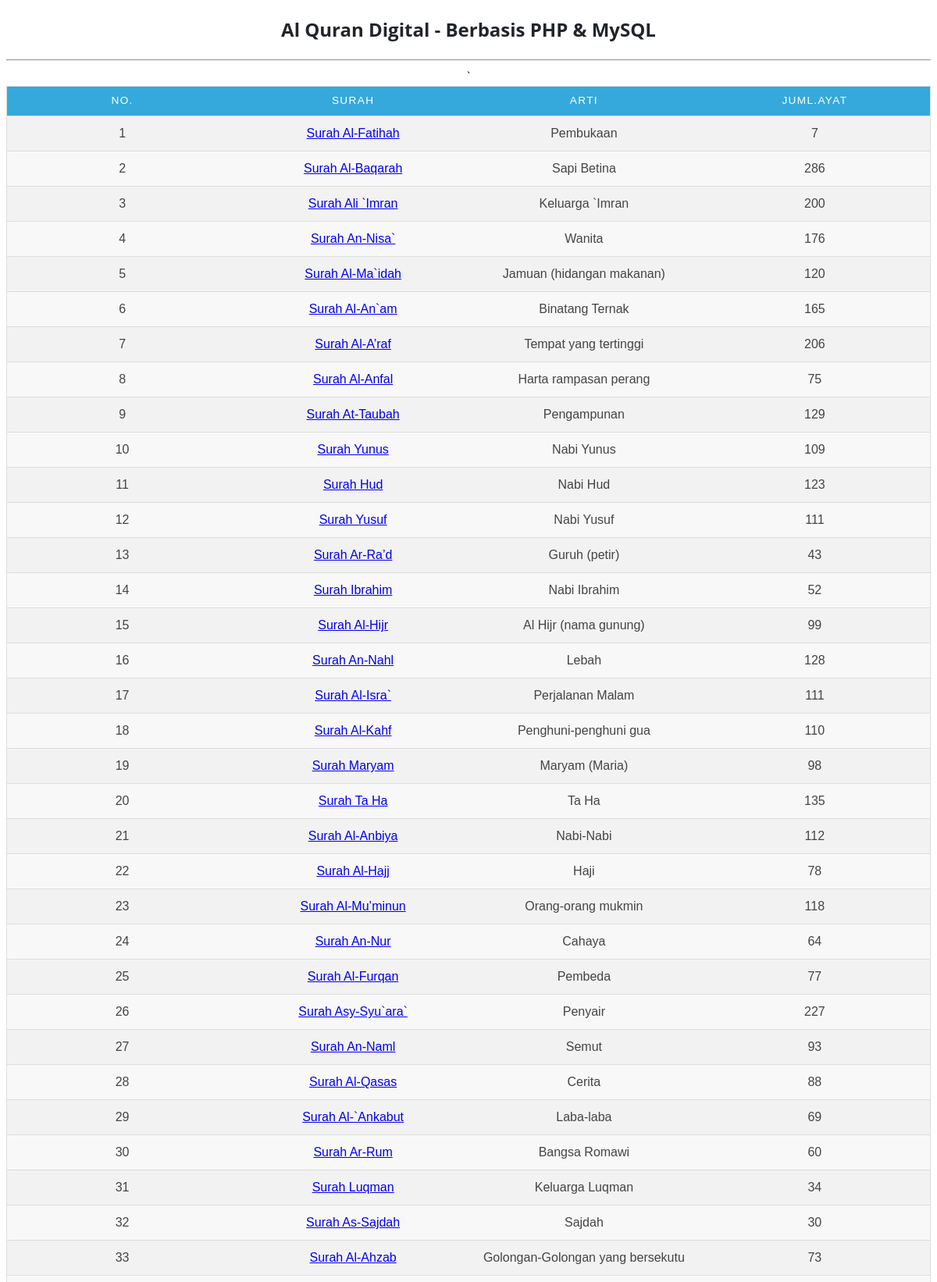
The page / (upper part) on the database its author committed.
### tables this page shows
CREATE TABLE IF NOT EXISTS `DaftarSurat` (
  `index` int(11) NOT NULL AUTO_INCREMENT,
  `surat_indonesia` varchar(50) NOT NULL,
  `surat_arab` varchar(50) NOT NULL,
  `arti` varchar(100) NOT NULL,
  `jumlah_ayat` int(11) NOT NULL,
  `tempat_turun` varchar(50) NOT NULL,
  `urutan_pewahyuan` int(11) NOT NULL,
  PRIMARY KEY (`index`)
);

### database/config.php (called while the page is built, shortened)
<?php
function database($sql){
	$db = new mysqli("localhost", "root", "", "quran");
	$db->query("SET NAMES 'utf8'");
	$db->query('SET CHARACTER SET utf8');
	if(!$result = $db->query($sql)){
    		die('There was an error running the query [' . $db->error . ']');
	}
	$return = array();
	while($row = $result->fetch_array()){
    		$return[] = $row;
	}
	return $return;
}
?>

### daftarsurah.php (the view, shortened to what this page needs)
<?php
function show_daftar(){
	$data = database("SELECT `index`, surat_indonesia, arti, jumlah_ayat FROM DaftarSurat");
	echo '<tr>
				<th>No.</th>
				<th>Surah</th>
				<th>Arti</th>
				<th>Juml.Ayat</th>
				</tr>';
	foreach($data as $d){
		echo '<tr><td>'.$d['index'].'</td><td><a href="http://localhost/quran/index.php?surat='.$d['index'].'&nama='.$d['surat_indonesia'].'">'.$d['surat_indonesia'].'</a></td><td>'.$d['arti'].'</td></td><td>'.$d['jumlah_ayat'].'</td></tr>';
	}
}
?>

### css/main.css (style rules this page uses)
body { font-family: "Open Sans", sans-serif; line-height: 1.25; font-weight: 400; line-height: 1.5; color: #212529; text-align: left; }
table tr { background-color: #f8f8f8; border: 1px solid #ddd; padding: .35em; }
table th, table td { padding: .625em; text-align: center; }
table th { font-size: .85em; letter-spacing: .1em; text-transform: uppercase; }

### css/table.css (style rules this page uses)
.table1 tr th { background: #35A9DB; color: #fff; font-weight: normal; }
.table1, th, td { padding: 8px 20px; text-align: left; }
.table1 tr:nth-child(even) { background-color: #f2f2f2; }

### rows shown on the page
daftarsurat: index "1", surat_indonesia "Surah Al-Fatihah", arti "Pembukaan", jumlah_ayat "7"
daftarsurat: index "2", surat_indonesia "Surah Al-Baqarah", arti "Sapi Betina", jumlah_ayat "286"
daftarsurat: index "3", surat_indonesia "Surah Ali `Imran", arti "Keluarga `Imran", jumlah_ayat "200"
daftarsurat: index "4", surat_indonesia "Surah An-Nisa`", arti "Wanita", jumlah_ayat "176"
daftarsurat: index "5", surat_indonesia "Surah Al-Ma`idah", arti "Jamuan (hidangan makanan)", jumlah_ayat "120"
daftarsurat: index "6", surat_indonesia "Surah Al-An`am", arti "Binatang Ternak", jumlah_ayat "165"
daftarsurat: index "7", surat_indonesia "Surah Al-A’raf", arti "Tempat yang tertinggi", jumlah_ayat "206"
daftarsurat: index "8", surat_indonesia "Surah Al-Anfal", arti "Harta rampasan perang", jumlah_ayat "75"
daftarsurat: index "9", surat_indonesia "Surah At-Taubah", arti "Pengampunan", jumlah_ayat "129"
daftarsurat: index "10", surat_indonesia "Surah Yunus", arti "Nabi Yunus", jumlah_ayat "109"
daftarsurat: index "11", surat_indonesia "Surah Hud", arti "Nabi Hud", jumlah_ayat "123"
daftarsurat: index "12", surat_indonesia "Surah Yusuf", arti "Nabi Yusuf", jumlah_ayat "111"
daftarsurat: index "13", surat_indonesia "Surah Ar-Ra’d", arti "Guruh (petir)", jumlah_ayat "43"
daftarsurat: index "14", surat_indonesia "Surah Ibrahim", arti "Nabi Ibrahim", jumlah_ayat "52"
daftarsurat: index "15", surat_indonesia "Surah Al-Hijr", arti "Al Hijr (nama gunung)", jumlah_ayat "99"
daftarsurat: index "16", surat_indonesia "Surah An-Nahl", arti "Lebah", jumlah_ayat "128"
daftarsurat: index "17", surat_indonesia "Surah Al-Isra`", arti "Perjalanan Malam", jumlah_ayat "111"
daftarsurat: index "18", surat_indonesia "Surah Al-Kahf", arti "Penghuni-penghuni gua", jumlah_ayat "110"
daftarsurat: index "19", surat_indonesia "Surah Maryam", arti "Maryam (Maria)", jumlah_ayat "98"
daftarsurat: index "20", surat_indonesia "Surah Ta Ha", arti "Ta Ha", jumlah_ayat "135"
daftarsurat: index "21", surat_indonesia "Surah Al-Anbiya", arti "Nabi-Nabi", jumlah_ayat "112"
daftarsurat: index "22", surat_indonesia "Surah Al-Hajj", arti "Haji", jumlah_ayat "78"
daftarsurat: index "23", surat_indonesia "Surah Al-Mu’minun", arti "Orang-orang mukmin", jumlah_ayat "118"
daftarsurat: index "24", surat_indonesia "Surah An-Nur", arti "Cahaya", jumlah_ayat "64"
daftarsurat: index "25", surat_indonesia "Surah Al-Furqan", arti "Pembeda", jumlah_ayat "77"
daftarsurat: index "26", surat_indonesia "Surah Asy-Syu`ara`", arti "Penyair", jumlah_ayat "227"
daftarsurat: index "27", surat_indonesia "Surah An-Naml", arti "Semut", jumlah_ayat "93"
daftarsurat: index "28", surat_indonesia "Surah Al-Qasas", arti "Cerita", jumlah_ayat "88"
daftarsurat: index "29", surat_indonesia "Surah Al-`Ankabut", arti "Laba-laba", jumlah_ayat "69"
daftarsurat: index "30", surat_indonesia "Surah Ar-Rum", arti "Bangsa Romawi", jumlah_ayat "60"
daftarsurat: index "31", surat_indonesia "Surah Luqman", arti "Keluarga Luqman", jumlah_ayat "34"
daftarsurat: index "32", surat_indonesia "Surah As-Sajdah", arti "Sajdah", jumlah_ayat "30"
daftarsurat: index "33", surat_indonesia "Surah Al-Ahzab", arti "Golongan-Golongan yang bersekutu", jumlah_ayat "73"
